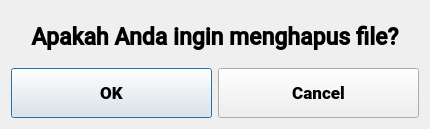
<?xml version="1.0" encoding="UTF-8"?>
<ui version="4.0">
 <class>konfirmasi</class>
 <widget class="QDialog" name="konfirmasi">
  <property name="geometry">
   <rect>
    <x>0</x>
    <y>0</y>
    <width>430</width>
    <height>129</height>
   </rect>
  </property>
  <property name="windowTitle">
   <string>Dialog</string>
  </property>
  <layout class="QGridLayout" name="gridLayout">
   <item row="0" column="0">
    <widget class="QLabel" name="label">
     <property name="sizePolicy">
      <sizepolicy hsizetype="Expanding" vsizetype="Expanding">
       <horstretch>0</horstretch>
       <verstretch>0</verstretch>
      </sizepolicy>
     </property>
     <property name="font">
      <font>
       <family>Roboto Medium</family>
       <pointsize>17</pointsize>
       <weight>75</weight>
       <bold>true</bold>
      </font>
     </property>
     <property name="text">
      <string>Apakah Anda ingin menghapus file?</string>
     </property>
     <property name="alignment">
      <set>Qt::AlignCenter</set>
     </property>
    </widget>
   </item>
   <item row="1" column="0">
    <layout class="QGridLayout" name="gridLayout_Button">
     <item row="0" column="0">
      <widget class="QPushButton" name="pushButton_OK">
       <property name="sizePolicy">
        <sizepolicy hsizetype="Expanding" vsizetype="Expanding">
         <horstretch>0</horstretch>
         <verstretch>0</verstretch>
        </sizepolicy>
       </property>
       <property name="font">
        <font>
         <family>Roboto Black</family>
         <pointsize>13</pointsize>
         <weight>50</weight>
         <bold>false</bold>
        </font>
       </property>
       <property name="text">
        <string>OK</string>
       </property>
      </widget>
     </item>
     <item row="0" column="1">
      <widget class="QPushButton" name="pushButton_Cancel">
       <property name="sizePolicy">
        <sizepolicy hsizetype="Expanding" vsizetype="Expanding">
         <horstretch>0</horstretch>
         <verstretch>0</verstretch>
        </sizepolicy>
       </property>
       <property name="font">
        <font>
         <family>Roboto Black</family>
         <pointsize>13</pointsize>
         <weight>50</weight>
         <bold>false</bold>
        </font>
       </property>
       <property name="text">
        <string>Cancel</string>
       </property>
      </widget>
     </item>
    </layout>
   </item>
  </layout>
 </widget>
 <resources/>
 <connections/>
</ui>
